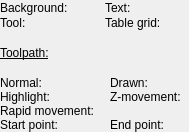
<?xml version="1.0" encoding="UTF-8"?>
<ui version="4.0">
 <class>partSettingsColors</class>
 <widget class="QWidget" name="partSettingsColors">
  <property name="geometry">
   <rect>
    <x>0</x>
    <y>0</y>
    <width>187</width>
    <height>132</height>
   </rect>
  </property>
  <property name="sizePolicy">
   <sizepolicy hsizetype="Expanding" vsizetype="Expanding">
    <horstretch>0</horstretch>
    <verstretch>0</verstretch>
   </sizepolicy>
  </property>
  <layout class="QVBoxLayout" name="verticalLayout">
   <property name="spacing">
    <number>8</number>
   </property>
   <property name="leftMargin">
    <number>0</number>
   </property>
   <property name="topMargin">
    <number>0</number>
   </property>
   <property name="rightMargin">
    <number>0</number>
   </property>
   <property name="bottomMargin">
    <number>0</number>
   </property>
   <item>
    <layout class="QGridLayout" name="gridLayout" columnstretch="1,2,1,2">
     <property name="verticalSpacing">
      <number>0</number>
     </property>
     <item row="0" column="0">
      <widget class="QLabel" name="lblVisualizerBackgroundColor">
       <property name="text">
        <string>Background:</string>
       </property>
      </widget>
     </item>
     <item row="0" column="1">
      <widget class="ColorPicker" name="clpVisualizerBackgroundColor" native="true"/>
     </item>
     <item row="0" column="2">
      <widget class="QLabel" name="label_28">
       <property name="text">
        <string>Text:</string>
       </property>
      </widget>
     </item>
     <item row="1" column="3">
      <widget class="ColorPicker" name="clpVisualizerTableGridColor" native="true"/>
     </item>
     <item row="1" column="2">
      <widget class="QLabel" name="label_33">
       <property name="text">
        <string>Table grid:</string>
       </property>
      </widget>
     </item>
     <item row="1" column="1">
      <widget class="ColorPicker" name="clpVisualizerToolColor" native="true"/>
     </item>
     <item row="0" column="3">
      <widget class="ColorPicker" name="clpVisualizerTextColor" native="true"/>
     </item>
     <item row="1" column="0">
      <widget class="QLabel" name="label_19">
       <property name="text">
        <string>Tool:</string>
       </property>
      </widget>
     </item>
    </layout>
   </item>
   <item>
    <widget class="QLabel" name="lblVisualizerToolpathColors">
     <property name="font">
      <font>
       <italic>false</italic>
       <underline>true</underline>
      </font>
     </property>
     <property name="text">
      <string>Toolpath:</string>
     </property>
     <property name="wordWrap">
      <bool>true</bool>
     </property>
    </widget>
   </item>
   <item>
    <layout class="QGridLayout" name="gridLayout_13" columnstretch="1,2,1,2">
     <property name="verticalSpacing">
      <number>0</number>
     </property>
     <item row="1" column="0">
      <widget class="QLabel" name="label_25">
       <property name="text">
        <string>Highlight:</string>
       </property>
      </widget>
     </item>
     <item row="1" column="2">
      <widget class="QLabel" name="lblVisualizerZMovementColor">
       <property name="text">
        <string>Z-movement:</string>
       </property>
      </widget>
     </item>
     <item row="0" column="1">
      <widget class="ColorPicker" name="clpToolpathNormalColor" native="true"/>
     </item>
     <item row="1" column="3">
      <widget class="ColorPicker" name="clpToolpathZMovementColor" native="true"/>
     </item>
     <item row="2" column="1">
      <widget class="ColorPicker" name="clpToolpathRapidMovementColor" native="true"/>
     </item>
     <item row="1" column="1">
      <widget class="ColorPicker" name="clpToolpathHighlightColor" native="true"/>
     </item>
     <item row="3" column="2">
      <widget class="QLabel" name="label_27">
       <property name="text">
        <string>End point:</string>
       </property>
      </widget>
     </item>
     <item row="3" column="3">
      <widget class="ColorPicker" name="clpToolpathEndColor" native="true"/>
     </item>
     <item row="0" column="0">
      <widget class="QLabel" name="lblVisualizerNormalColor">
       <property name="text">
        <string>Normal:</string>
       </property>
      </widget>
     </item>
     <item row="2" column="0">
      <widget class="QLabel" name="label">
       <property name="text">
        <string>Rapid movement:</string>
       </property>
      </widget>
     </item>
     <item row="0" column="2">
      <widget class="QLabel" name="label_16">
       <property name="text">
        <string>Drawn:</string>
       </property>
      </widget>
     </item>
     <item row="3" column="1">
      <widget class="ColorPicker" name="clpToolpathStartColor" native="true"/>
     </item>
     <item row="0" column="3">
      <widget class="ColorPicker" name="clpToolpathDrawnColor" native="true"/>
     </item>
     <item row="3" column="0">
      <widget class="QLabel" name="label_26">
       <property name="text">
        <string>Start point:</string>
       </property>
      </widget>
     </item>
    </layout>
   </item>
  </layout>
 </widget>
 <customwidgets>
  <customwidget>
   <class>ColorPicker</class>
   <extends>QWidget</extends>
   <header>colorpicker.h</header>
   <container>1</container>
  </customwidget>
 </customwidgets>
 <resources/>
 <connections/>
</ui>
